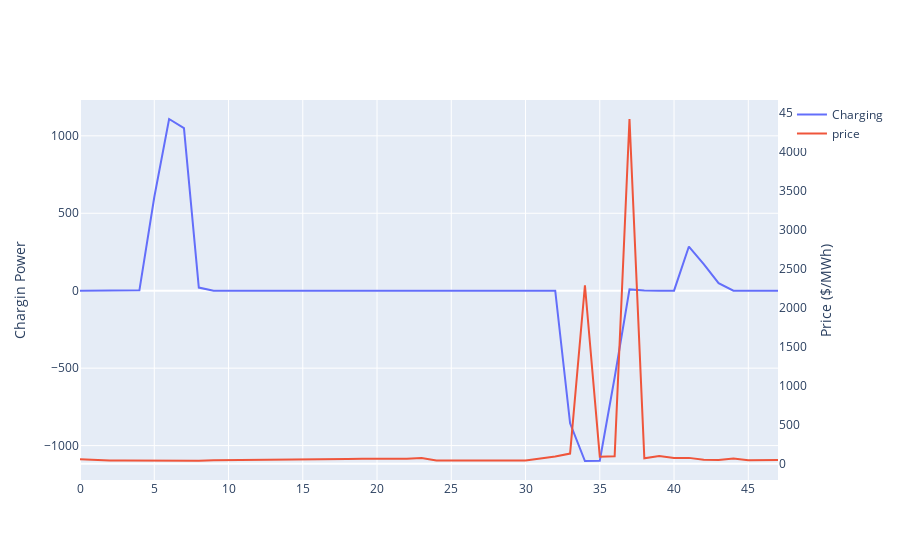

Notebook cell for this chart:
### Code cell
fig = go.Figure()
fig.add_trace(go.Scatter(y=dr,name='Charging'))
fig.add_trace(go.Scatter(y=price,yaxis='y2',name='price'))
fig.update_layout(
    yaxis1={'title':'Chargin Power'},
    yaxis2={'title':'Price ($/MWh)','anchor':'x', 'overlaying':'y', 'side':'right', 'showgrid':False},
)
fig.show()

### Figure 1 — Plotly figure (JSON) as saved in the notebook; plotly's stock layout.template omitted (floating-point values rounded to 4 significant figures)
{"data": [{"name": "Charging", "type": "scatter", "y": [0.1215, -0.007033, 0.3926, 0.1353, 2.833, 603.6, 1109.0, 1050.0, 20.27, 0.5401, 0.3855, 0.386, 0.353, 0.3528, 0.3529, 0.3532, 0.3544, 0.3537, 0.3547, 0.3551, 0.3549, 0.3547, 0.3549, 0.3542, 0.3578, 0.354, 0.3606, 0.3536, 0.3583, 0.359, 0.3661, 0.3562, 0.3581, -855.7, -1099.0, -1098.0, -560.3, 8.367, 1.596, 0.5, 0.3833, 285.3, 171.4, 49.09, 0.3914, 0.3861, 0.3907, 0.3883]}, {"name": "price", "type": "scatter", "y": [57.02, 47.09, 40.26, 40.53, 39.6, 35.31, 36.37, 34.92, 37.78, 45.32, 45.9, 53.55, 48.01, 57.37, 53.94, 50.8, 56.02, 55.98, 59.25, 63.72, 63.96, 64.01, 62.34, 73.1, 40.34, 40.34, 40.34, 40.34, 40.34, 40.34, 40.34, 65.78, 91.32, 130.3, 2286.0, 90.65, 94.38, 4415.0, 68.96, 98.53, 72.28, 74.85, 51.81, 48.45, 65.78, 44.98, 46.7, 46.66], "yaxis": "y2"}], "layout": {"yaxis": {"title": {"text": "Chargin Power"}}, "yaxis2": {"anchor": "x", "overlaying": "y", "showgrid": false, "side": "right", "title": {"text": "Price ($/MWh)"}}}}
